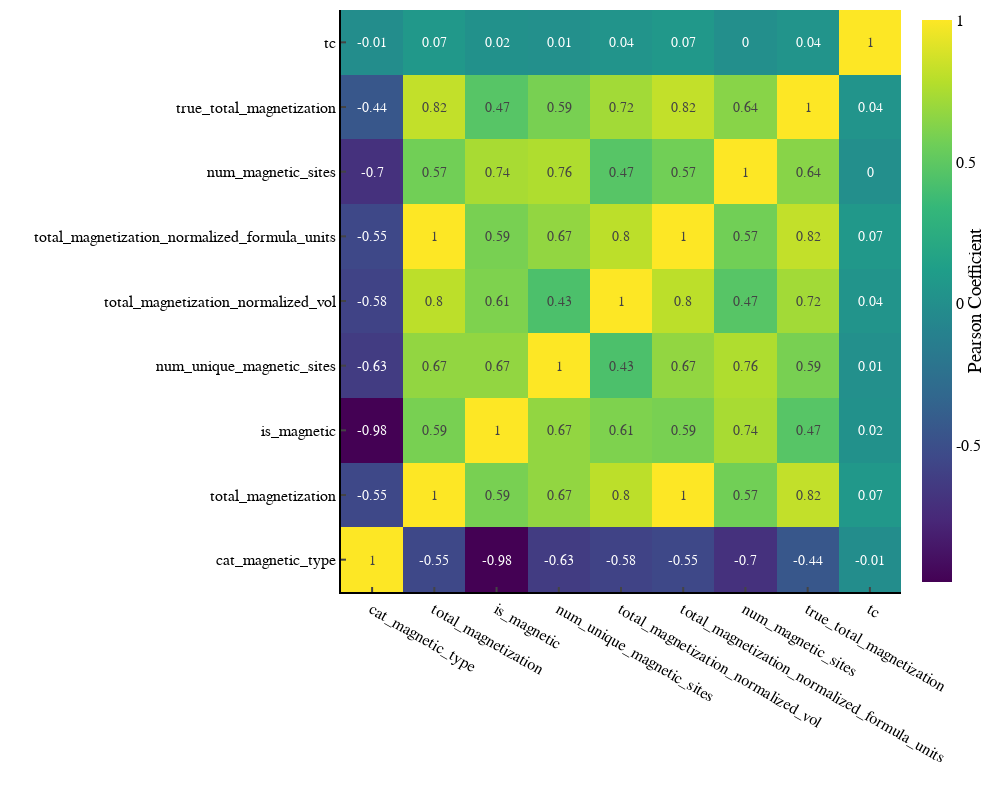

Notebook code for this chart:
### Code cell
corr_matrix(df_MP, magentic_properties, 1000, 800, 14)

### Figure 1 — Plotly figure (JSON) as saved in the notebook; plotly's stock layout.template omitted (floating-point values rounded to 4 significant figures)
{"data": [{"colorbar": {"ticktext": [-1, -0.5, 0, 0.5, 1], "tickvals": [-1, -0.5, 0, 0.5, 1], "title": {"side": "right", "text": "Pearson Coefficient"}}, "colorscale": [[0, "#440154"], [0.1111, "#482878"], [0.2222, "#3e4989"], [0.3333, "#31688e"], [0.4444, "#26828e"], [0.5556, "#1f9e89"], [0.6667, "#35b779"], [0.7778, "#6ece58"], [0.8889, "#b5de2b"], [1, "#fde725"]], "text": [[1, -0.55, -0.98, -0.63, -0.58, -0.55, -0.7, -0.44, -0.01], [-0.55, 1, 0.59, 0.67, 0.8, 1, 0.57, 0.82, 0.07], [-0.98, 0.59, 1, 0.67, 0.61, 0.59, 0.74, 0.47, 0.02], [-0.63, 0.67, 0.67, 1, 0.43, 0.67, 0.76, 0.59, 0.01], [-0.58, 0.8, 0.61, 0.43, 1, 0.8, 0.47, 0.72, 0.04], [-0.55, 1, 0.59, 0.67, 0.8, 1, 0.57, 0.82, 0.07], [-0.7, 0.57, 0.74, 0.76, 0.47, 0.57, 1, 0.64, 0], [-0.44, 0.82, 0.47, 0.59, 0.72, 0.82, 0.64, 1, 0.04], [-0.01, 0.07, 0.02, 0.01, 0.04, 0.07, 0, 0.04, 1]], "textfont": {"size": 14}, "texttemplate": "%{text}", "type": "heatmap", "x": ["cat_magnetic_type", "total_magnetization", "is_magnetic", "num_unique_magnetic_sites", "total_magnetization_normalized_vol", "total_magnetization_normalized_formula_units", "num_magnetic_sites", "true_total_magnetization", "tc"], "y": ["cat_magnetic_type", "total_magnetization", "is_magnetic", "num_unique_magnetic_sites", "total_magnetization_normalized_vol", "total_magnetization_normalized_formula_units", "num_magnetic_sites", "true_total_magnetization", "tc"], "z": [[1, -0.55, -0.98, -0.63, -0.58, -0.55, -0.7, -0.44, -0.01], [-0.55, 1, 0.59, 0.67, 0.8, 1, 0.57, 0.82, 0.07], [-0.98, 0.59, 1, 0.67, 0.61, 0.59, 0.74, 0.47, 0.02], [-0.63, 0.67, 0.67, 1, 0.43, 0.67, 0.76, 0.59, 0.01], [-0.58, 0.8, 0.61, 0.43, 1, 0.8, 0.47, 0.72, 0.04], [-0.55, 1, 0.59, 0.67, 0.8, 1, 0.57, 0.82, 0.07], [-0.7, 0.57, 0.74, 0.76, 0.47, 0.57, 1, 0.64, 0], [-0.44, 0.82, 0.47, 0.59, 0.72, 0.82, 0.64, 1, 0.04], [-0.01, 0.07, 0.02, 0.01, 0.04, 0.07, 0, 0.04, 1]]}], "layout": {"font": {"color": "black", "family": "Helvetica", "size": 16}, "height": 800, "margin": {"b": 5, "l": 5, "r": 5, "t": 10}, "paper_bgcolor": "white", "plot_bgcolor": "white", "width": 1000, "xaxis": {"linecolor": "black", "linewidth": 2, "showline": true, "ticklen": 5, "ticks": "inside", "tickwidth": 2, "title": {"text": ""}}, "yaxis": {"linecolor": "black", "linewidth": 2, "showline": true, "ticklen": 5, "ticks": "inside", "tickwidth": 2, "title": {"text": ""}}}}
